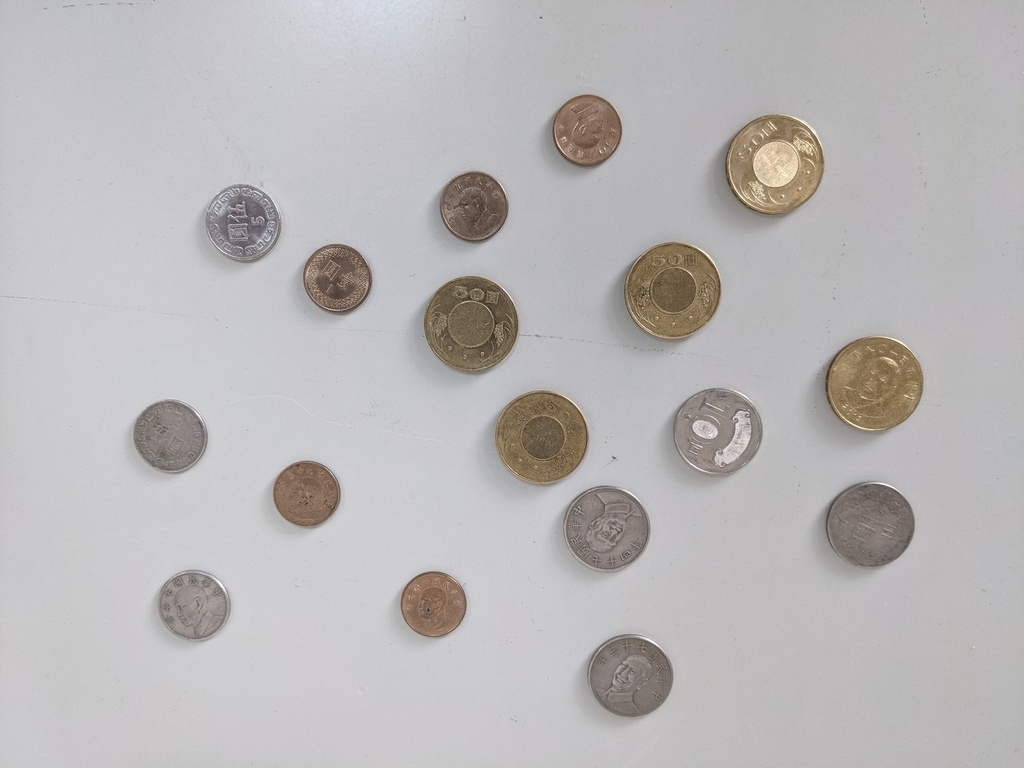
#> input picture 專題_錢幣辨識/001.bmp, 1024 x 768 px, found by its file name
$ jupyter execute --allow-errors Final_test.ipynb
#> lines starting #> are read from the running program, lines starting #| are printed output that depends on the picture; after the words box and inside, x2 and y2 are one past the last pixel; in counts of white or black regions, pixels touching at a corner belong together
[cell 1]
import cv2
import numpy as np
from matplotlib import pyplot as plt

# 定義 classify_coin 函式
def classify_coin(area):
    """
    根據圓面積分類硬幣。
    :param area: 圓的面積
    :return: 硬幣名稱（如 1元, 5元, 10元, 50元）
    """
    if area < 4000:
        return "1元"
    elif 4000 <= area < 5200:
        return "5元"
    elif 5200 <= area <= 6500:
        return "10元"
    elif area > 6500:
        return "50元"

# 載入影像
image_path = "/content/drive/MyDrive/Colab Notebooks/專題_錢幣辨識/001.bmp"  # 替換為實際影像路徑
image = cv2.imread(image_path)
#> image is the input picture: shape (768, 1024, 3); mean B, G, R 184, 183.4, 185.8

# 讀取照片的 row 和 col
rows = image.shape[0]  # 高度
#> rows = 768
cols = image.shape[1]  # 寬度
#> cols = 1024
print(f"影像高度: {rows}, 影像寬度: {cols}")
#| 影像高度: 768, 影像寬度: 1024

# 轉換為灰階
gray = cv2.cvtColor(image, cv2.COLOR_BGR2GRAY)

# 高斯模糊處理
blurred = cv2.GaussianBlur(gray, (15, 15), 0)

# 使用霍夫圓檢測
# dp: 累加器解析度相對於輸入影像的倒數
# minDist: 圓心之間的最小距離
# param1: Canny 邊緣檢測的高閾值
# param2: 累加器閾值，數值越低檢測越寬鬆（容易誤檢）
# minRadius: 要檢測的圓的最小半徑
# maxRadius: 要檢測的圓的最大半徑
circles = cv2.HoughCircles(blurred, cv2.HOUGH_GRADIENT,
                           dp=1.2,          # 累加器解析度
                           minDist=80,      # 圓心之間的最小距離
                           param1=80,       # Canny 邊緣檢測的高閾值
                           param2=40,       # 圓心檢測的累加器閾值
                           minRadius=10,    # 最小半徑
                           maxRadius=100)   # 最大半徑
#> circles = 17 rows, first 8: [473.4, 207, 35.32], [871.8, 384.6, 48.64], [775.8, 165, 48.04], [469.8, 323.4, 46.72], [336.6, 279, 35.44], [583.8, 130.2, 37.96], [432.6, 603, 33.16], [630.6, 675, 41.68]

# 複製影像作為輸出影像
output = image.copy()

if circles is not None:
    # 圓的座標轉為整數
    circles = np.round(circles[0, :]).astype("int")
#> circles = 17 rows, first 8: [473, 207, 35], [872, 385, 49], [776, 165, 48], [470, 323, 47], [337, 279, 35], [584, 130, 38], [433, 603, 33], [631, 675, 42]
    for (x, y, r) in circles:
        # 畫出圓形與圓心
        cv2.circle(output, (x, y), r, (0, 255, 0), 2)  # 綠色圓形
        cv2.circle(output, (x, y), 2, (0, 0, 255), 3)  # 紅色圓心

        # 計算圓內的像素數量（面積）
        circle_area = int(np.pi * (r ** 2))

        # 根據面積分類硬幣
        coin = classify_coin(circle_area)

        # 標註半徑與圓內像素數量
        text = f"R:{r}, Pixels:{circle_area}, 是{coin}"
        cv2.putText(output, text, (x - 50, y - 10), cv2.FONT_HERSHEY_SIMPLEX,
                    0.5, (255, 0, 0), 2)  # 藍色文字
#> this loop made 17 passes
#> (x, y, r, circle_area, coin) on passes 1 to 12: (473, 207, 35, 3848, '1元'), (872, 385, 49, 7542, '50元'), (776, 165, 48, 7238, '50元'), (470, 323, 47, 6939, '50元'), (337, 279, 35, 3848, '1元'), (584, 130, 38, 4536, '5元'), (433, 603, 33, 3421, '1元'), (631, 675, 42, 5541, '10元'), (307, 493, 34, 3631, '1元'), (670, 292, 51, 8171, '50元'), (868, 524, 45, 6361, '10元'), (542, 437, 47, 6939, '50元')
#> output: shape (768, 1024, 3); 4.74% of pixels changed, all inside (x1, y1, x2, y2) = (118, 91, 1024, 719)

# 顯示結果
plt.figure(figsize=(10, 5))
plt.title("Circle Detection with Coin Identification")
plt.imshow(cv2.cvtColor(output, cv2.COLOR_BGR2RGB))
plt.axis('off')
plt.show()

[cell 2]
import cv2
import numpy as np
import matplotlib.pyplot as plt
import google.colab.patches as colab

# 讀取影像
image = cv2.imread("/content/drive/MyDrive/Colab Notebooks/專題_錢幣辨識/010.bmp")
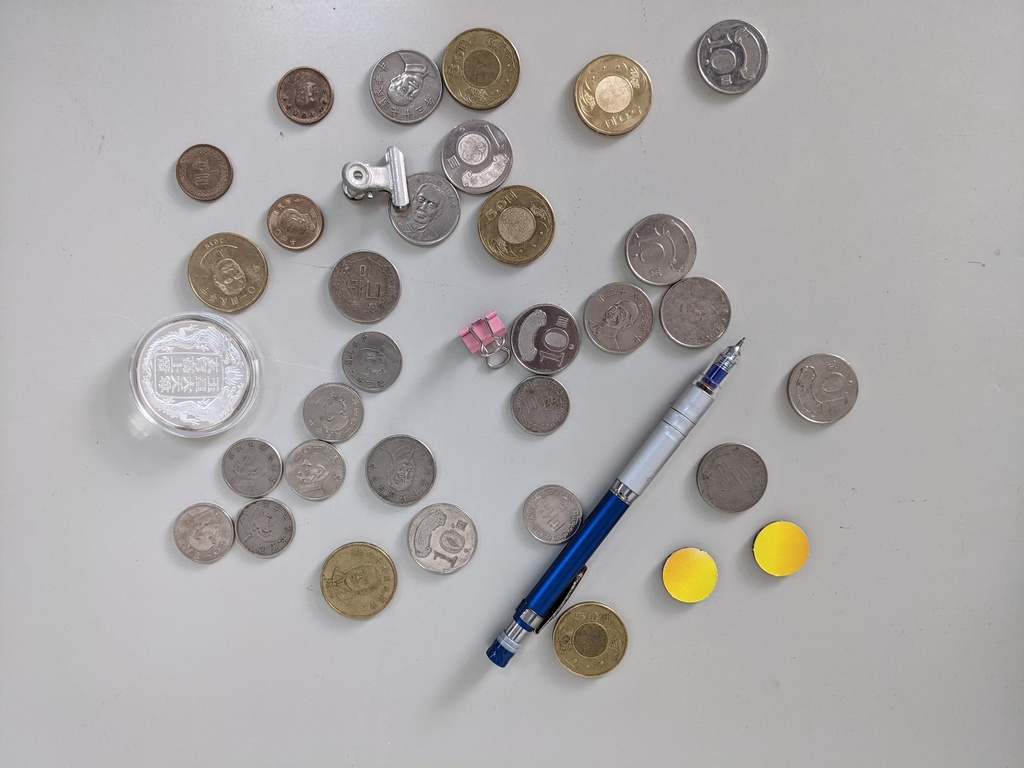
#> input picture 專題_錢幣辨識/010.bmp, 1024 x 768 px, found by its file name
#> image is the input picture: shape (768, 1024, 3); mean B, G, R 168, 168.1, 171.2
gray = cv2.cvtColor(image, cv2.COLOR_BGR2GRAY)

# 測試原圖片的檢測狀況
edge_test = cv2.Canny(gray,100, 200) #Use Canny to find edge
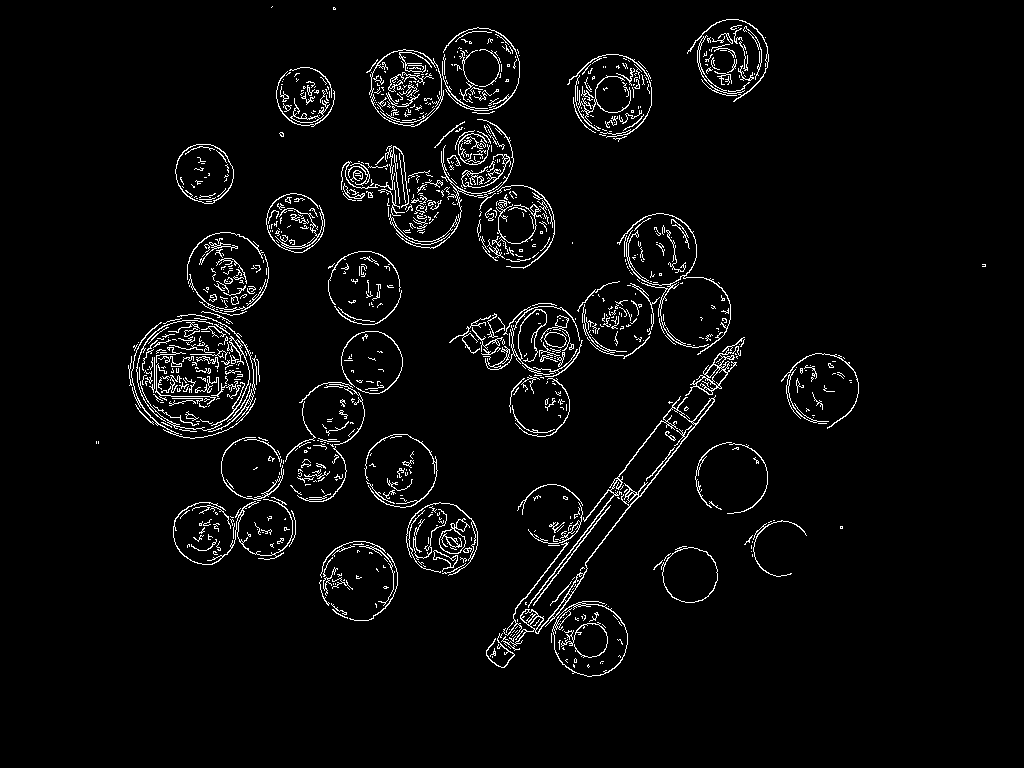
#> edge_test: shape (768, 1024); 3.7% white in thin lines or dots, all inside (x1, y1, x2, y2) = (96, 6, 986, 677)
colab.cv2_imshow(edge_test)

# 應用高斯模糊
blurred = cv2.GaussianBlur(gray, (9, 9), 2)

# 邊緣檢測 (Canny) edges = cv2.Canny(image, threshold1, threshold2)
edges = cv2.Canny(blurred, 80, 200)
#> edges: shape (768, 1024); 0.38% white in thin lines or dots, all inside (x1, y1, x2, y2) = (175, 19, 782, 668)
colab.cv2 = colab.cv2_imshow(edges)

# 使用霍夫圓檢測
# dp: 累加器解析度相對於輸入影像的倒數
# minDist: 圓心之間的最小距離
# param1: Canny 邊緣檢測的高閾值
# param2: 累加器閾值，數值越低檢測越寬鬆（容易誤檢）
# minRadius: 要檢測的圓的最小半徑
# maxRadius: 要檢測的圓的最大半徑
circles = cv2.HoughCircles(blurred, cv2.HOUGH_GRADIENT,
                           dp=1.2,          # 累加器解析度
                           minDist=80,      # 圓心之間的最小距離
                           param1=80,       # Canny 邊緣檢測的高閾值
                           param2=40,       # 圓心檢測的累加器閾值
                           minRadius=10,    # 最小半徑
                           maxRadius=50)   # 最大半徑
#> circles = 25 rows, first 8: [363, 287.4, 36.88], [400.2, 469.8, 35.56], [611.4, 93, 39.04], [480.6, 66.6, 39.76], [514.2, 225, 39.76], [732.6, 478.2, 34.36], [304.2, 95.4, 28.36], [589.8, 639, 37.36]

# 複製影像進行標記
output = image.copy()
if circles is not None:
    circles = np.uint16(np.around(circles))
#> circles = 25 rows, first 8: [363, 287, 37], [400, 470, 36], [611, 93, 39], [481, 67, 40], [514, 225, 40], [733, 478, 34], [304, 95, 28], [590, 639, 37]
    for i in circles[0, :]:
        x, y, radius = i
        # 繪製圓形
        cv2.circle(output, (x, y), radius, (0, 255, 0), 2)
        # 繪製圓心
        cv2.circle(output, (x, y), 2, (0, 0, 255), 3)
#> this loop made 25 passes
#> (x, y, radius) on passes 1 to 12: (363, 287, 37), (400, 470, 36), (611, 93, 39), (481, 67, 40), (514, 225, 40), (733, 478, 34), (304, 95, 28), (590, 639, 37), (731, 55, 36), (225, 274, 41), (547, 339, 33), (203, 171, 28)
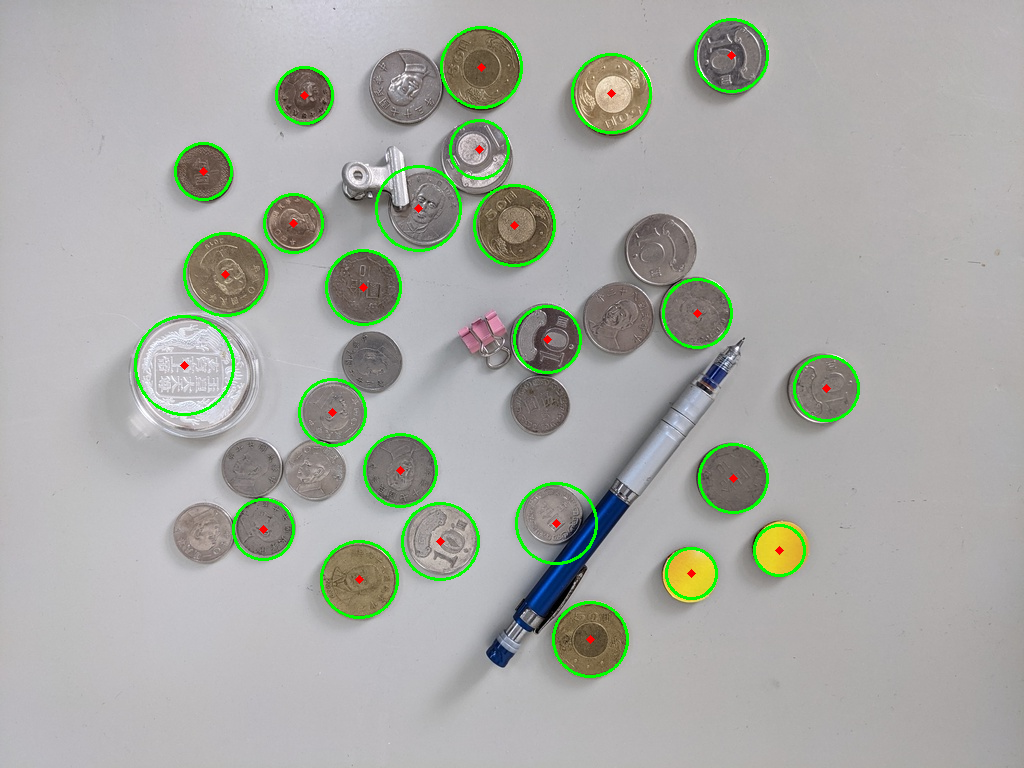
#> output: shape (768, 1024, 3); 2.23% of pixels changed, all inside (x1, y1, x2, y2) = (134, 18, 860, 678)

# 顯示結果
plt.figure(figsize=(15, 5))
plt.subplot(1, 3, 1), plt.title("Original"), plt.imshow(cv2.cvtColor(image, cv2.COLOR_BGR2RGB))
plt.subplot(1, 3, 2), plt.title("Canny Edges"), plt.imshow(edges, cmap="gray")
plt.subplot(1, 3, 3), plt.title("Detected Circles"), plt.imshow(cv2.cvtColor(output, cv2.COLOR_BGR2RGB))
plt.show()

[cell 3]
import cv2
import numpy as np
import matplotlib.pyplot as plt
import google.colab.patches as colab

# 讀取影像並轉換為灰階
image = cv2.imread("/content/drive/MyDrive/Colab Notebooks/專題_錢幣辨識/004.bmp")
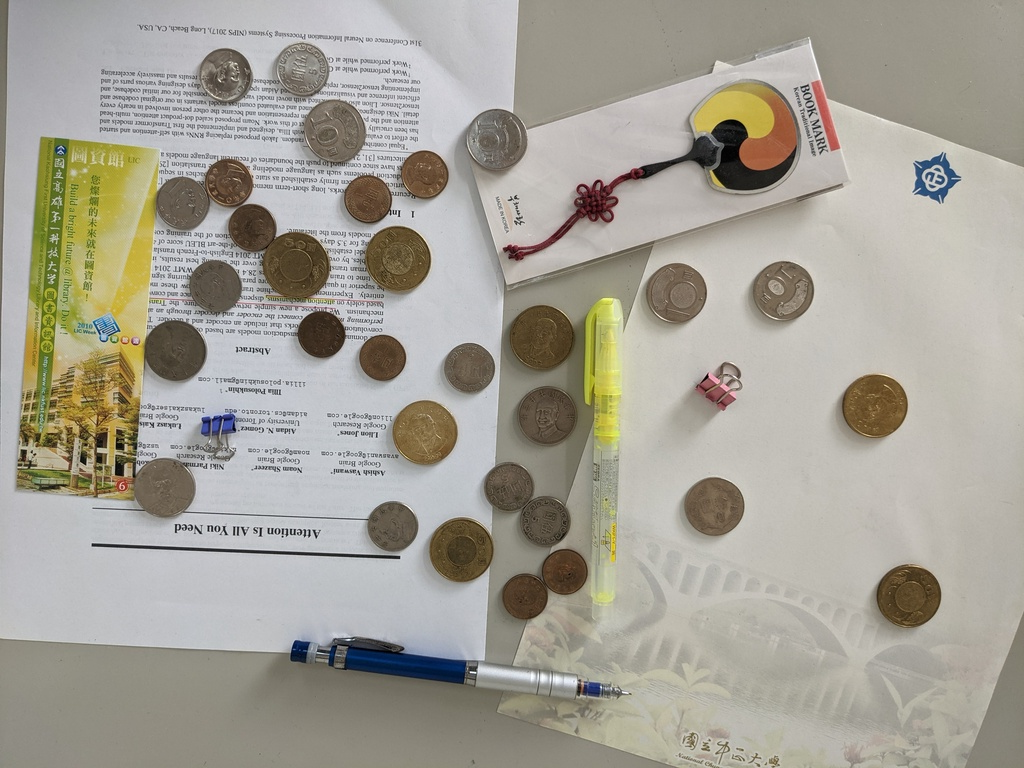
#> input picture 專題_錢幣辨識/004.bmp, 1024 x 768 px, found by its file name
#> image is the input picture: shape (768, 1024, 3); mean B, G, R 150, 160.7, 164.4
gray = cv2.cvtColor(image, cv2.COLOR_BGR2GRAY)

# **未模糊的邊緣檢測與圓檢測**
# 邊緣檢測
edges_no_blur = cv2.Canny(gray, 40, 200)
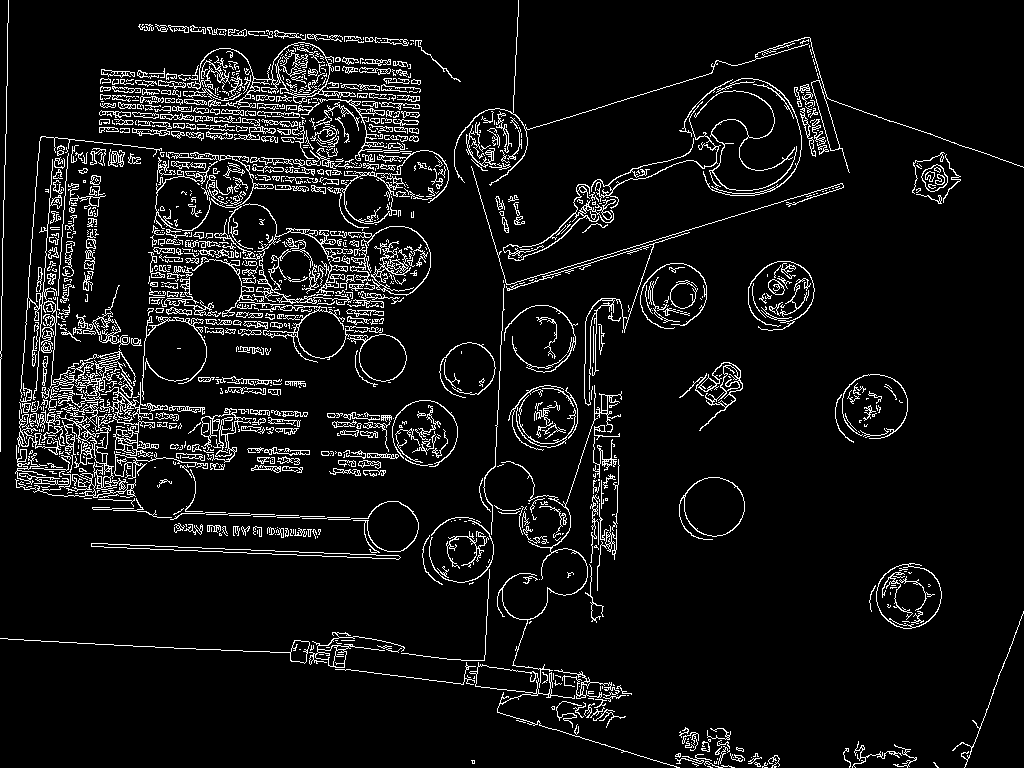
#> edges_no_blur: shape (768, 1024); 7.2% white in thin lines or dots

# 霍夫圓檢測 (未模糊)
circles_with_blur = cv2.HoughCircles(
    blurred, cv2.HOUGH_GRADIENT,
    dp=1.2,
    minDist=80,
    param1=80,
    param2=30,
    minRadius=10,
    maxRadius=50
)
#> circles_with_blur = 27 rows, first 8: [363, 287.4, 36.88], [400.2, 469.8, 35.56], [611.4, 93, 39.04], [480.6, 66.6, 39.76], [514.2, 225, 39.76], [732.6, 478.2, 34.36], [304.2, 95.4, 28.36], [589.8, 639, 37.36]

# 標記未模糊的檢測結果
output_no_blur = image.copy()
#> (the rest of this cell did not finish here and is left out)
